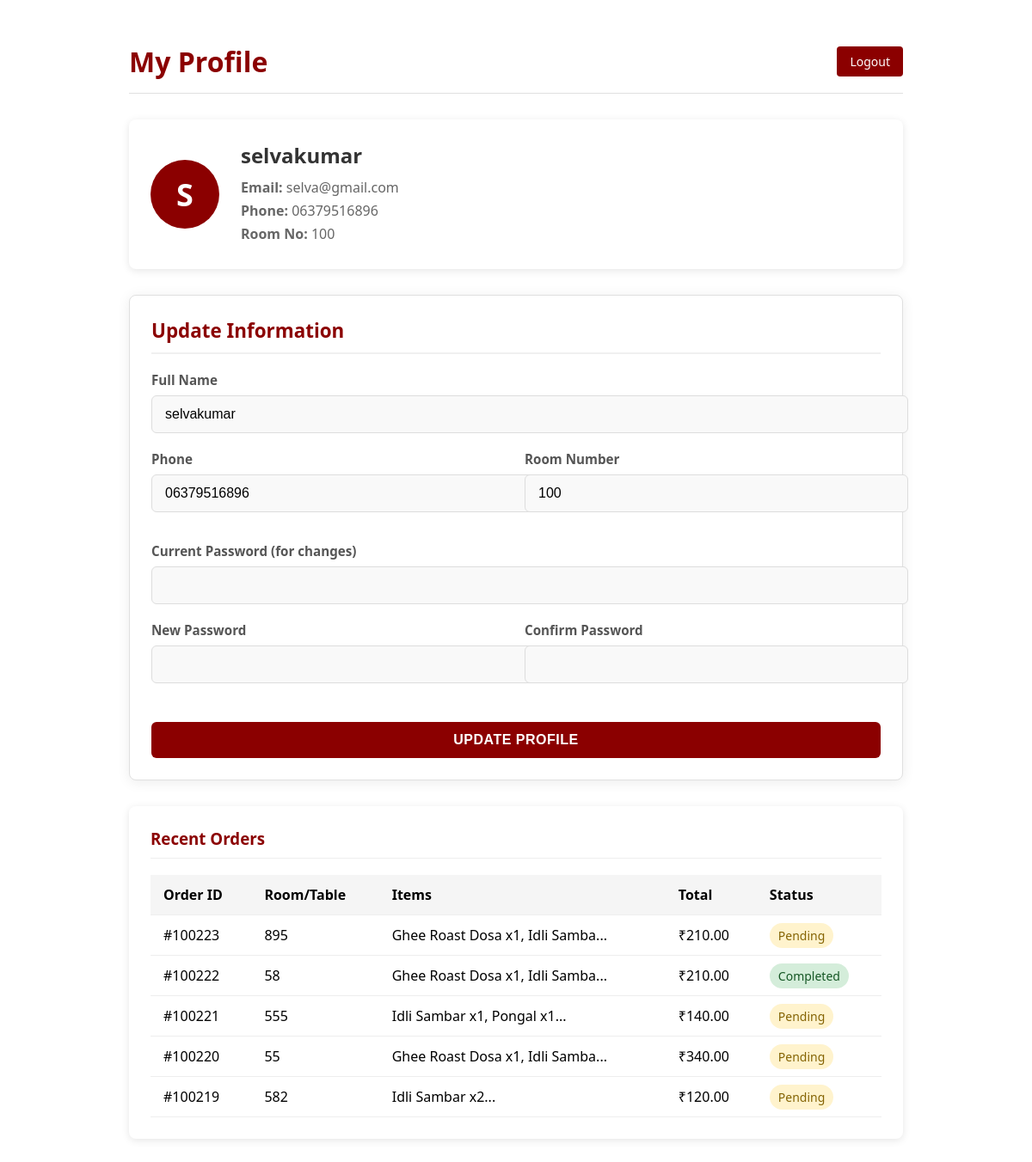
/HomePage/profile/profile.php (signed in), run on the app's committed database.
### tables this page shows
CREATE TABLE `users` (
  `id` int(11) NOT NULL,
  `fullname` varchar(100) NOT NULL,
  `email` varchar(100) NOT NULL,
  `phone` varchar(20) NOT NULL,
  `room_number` varchar(10) NOT NULL,
  `password` varchar(255) NOT NULL,
  `created_at` datetime NOT NULL,
  `username` varchar(50) DEFAULT NULL,
  `role` varchar(20) DEFAULT 'guest'
);

CREATE TABLE `bills` (
  `order_id` int(11) NOT NULL,
  `user_email` varchar(255) DEFAULT NULL,
  `waiting_id` varchar(12) DEFAULT NULL,
  `location_type` enum('table','room','takeaway') NOT NULL,
  `location_number` int(11) NOT NULL,
  `arrival_time` time DEFAULT NULL,
  `customer_name` varchar(100) NOT NULL,
  `customer_phone` varchar(15) DEFAULT NULL,
  `items` text NOT NULL,
  `item_ids` varchar(255) DEFAULT NULL,
  `quantity` int(11) NOT NULL,
  `total_amount` decimal(10,2) NOT NULL,
  `status` enum('pending','completed','cancelled') DEFAULT 'pending',
  `order_date` timestamp NOT NULL DEFAULT current_timestamp()
);

### HomePage/profile/profile.php (the view, shortened to what this page needs)
<?php
require_once '../profile/includes/db_connect.php';
try {
    $stmt = $conn->prepare("SELECT * FROM users WHERE id = :user_id");
    $stmt->bindParam(':user_id', $_SESSION['user_id'], PDO::PARAM_INT);
    $stmt->execute();
    $user = $stmt->fetch(PDO::FETCH_ASSOC);
    $stmt = $conn->prepare("
        SELECT order_id, location_number, items, total_amount, status, order_date
        FROM bills
        WHERE user_email = :email
        ORDER BY order_date DESC
        LIMIT 5
    ");
    $stmt->bindParam(':email', $user['email'], PDO::PARAM_STR);
    $stmt->execute();
    $orders = $stmt->fetchAll(PDO::FETCH_ASSOC);
} catch (PDOException $e) {
    die("Database error: " . $e->getMessage());
} catch (Exception $e) {
    die("Error: " . $e->getMessage());
}
?>
<!DOCTYPE html>
<html lang="en">
<head>
    <link rel="stylesheet" href="profile.css">
</head>
<body>
    <div class="profile-container">
        <header class="profile-header">
            <h1>My Profile</h1>
            <a href="../../forms/logout.php" class="logout-btn">Logout</a>
        </header>
        <div class="profile-card">
            <div class="avatar">
                <?php echo strtoupper(substr($user['fullname'], 0, 1)); ?>
            </div>
            <div class="profile-info">
                <h2><?php echo htmlspecialchars($user['fullname']); ?></h2>
                <p><strong>Email:</strong> <?php echo htmlspecialchars($user['email']); ?></p>
                <p><strong>Phone:</strong> <?php echo htmlspecialchars($user['phone']); ?></p>
                <p><strong>Room No:</strong> <?php echo htmlspecialchars($user['room_number']); ?></p>
            </div>
        </div>
        <form class="update-form" action="update_profile.php" method="POST">
            <h3>Update Information</h3>
            <div class="form-group">
                <label for="fullname">Full Name</label>
                <input type="text" id="fullname" name="fullname" value="<?php echo htmlspecialchars($user['fullname']); ?>" required>
            </div>
            <div class="form-row">
                <div class="form-group">
                    <label for="phone">Phone</label>
                    <input type="tel" id="phone" name="phone" value="<?php echo htmlspecialchars($user['phone']); ?>" required>
                </div>
                <div class="form-group">
                    <label for="room_number">Room Number</label>
                    <input type="text" id="room_number" name="room_number" value="<?php echo htmlspecialchars($user['room_number']); ?>" required>
                </div>
            </div>
            <div class="form-group">
                <label for="current_password">Current Password (for changes)</label>
                <input type="password" id="current_password" name="current_password">
            </div>
            <div class="form-row">
                <div class="form-group">
                    <label for="new_password">New Password</label>
                    <input type="password" id="new_password" name="new_password">
                </div>
                <div class="form-group">
                    <label for="confirm_password">Confirm Password</label>
                    <input type="password" id="confirm_password" name="confirm_password">
                </div>
            </div>
            <button type="submit" class="update-btn">Update Profile</button>
        </form>
        <div class="order-history">
            <h3>Recent Orders</h3>
            <?php if (!empty($orders)): ?>
                <table>
                    <thead>
                        <tr>
                            <th>Order ID</th>
                            <th>Room/Table</th>
                            <th>Items</th>
                            <th>Total</th>
                            <th>Status</th>
                        </tr>
                    </thead>
                    <tbody>
                        <?php foreach ($orders as $order): ?>
                        <tr>
                            <td>#<?php echo $order['order_id']; ?></td>
                            <td><?php echo $order['location_number']; ?></td>
                            <td><?php echo htmlspecialchars(substr($order['items'], 0, 30)); ?>...</td>
                            <td>₹<?php echo number_format($order['total_amount'], 2); ?></td>
                            <td>
                                <span class="status-badge <?php echo $order['status']; ?>">
                                    <?php echo ucfirst($order['status']); ?>
                                </span>
                            </td>
                        </tr>
                        <?php endforeach; ?>
                    </tbody>
                </table>
            <?php else: ?>
                <p class="no-orders">No recent orders found.</p>
            <?php endif; ?>
        </div>
    </div>
</body>
</html>

### HomePage/profile/profile.css (style rules this page uses)
.profile-container { max-width: 900px; margin: 30px auto; padding: 20px; font-family: 'Segoe UI', Tahoma, Geneva, Verdana, sans-serif; }
.profile-header { display: flex; justify-content: space-between; align-items: center; margin-bottom: 30px; padding-bottom: 15px; border-bottom: 1px solid #e0e0e0; }
.profile-header h1 { color: #8B0000; margin: 0; }
.logout-btn { background-color: #8B0000; color: white; padding: 8px 15px; border-radius: 4px; text-decoration: none; font-size: 14px; }
.profile-card { background: white; border-radius: 8px; padding: 25px; display: flex; align-items: center; margin-bottom: 30px; box-shadow: 0 2px 10px rgba(0,0,0,0.1); }
.avatar { width: 80px; height: 80px; background-color: #8B0000; color: white; border-radius: 50%; display: flex; align-items: center; justify-content: center; font-size: 36px; font-weight: bold; margin-right: 25px; }
.profile-info h2 { margin: 0 0 10px 0; color: #333; }
.profile-info p { margin: 5px 0; color: #666; }
.update-form { background: white; border-radius: 8px; padding: 25px; margin-bottom: 30px; box-shadow: 0 2px 10px rgba(0,0,0,0.1); }
.update-form h3 { margin-top: 0; color: #8B0000; border-bottom: 1px solid #eee; padding-bottom: 10px; }
.form-group { margin-bottom: 15px; }
.form-group label { display: block; margin-bottom: 5px; font-weight: 600; color: #555; }
.form-group input { width: 100%; padding: 10px; border: 1px solid #ddd; border-radius: 4px; font-size: 16px; }
.form-row { display: flex; gap: 15px; }
.form-row .form-group { flex: 1; }
.update-btn { background-color: #8B0000; color: white; border: none; padding: 10px 20px; border-radius: 4px; cursor: pointer; font-size: 16px; margin-top: 10px; }
.order-history { background: white; border-radius: 8px; padding: 25px; box-shadow: 0 2px 10px rgba(0,0,0,0.1); }
.order-history h3 { margin-top: 0; color: #8B0000; border-bottom: 1px solid #eee; padding-bottom: 10px; }
table { width: 100%; border-collapse: collapse; margin-top: 15px; }
th, td { padding: 12px 15px; text-align: left; border-bottom: 1px solid #eee; }
th { background-color: #f5f5f5; font-weight: 600; }
.status-badge { padding: 5px 10px; border-radius: 20px; font-size: 14px; font-weight: 500; }
.status-badge.pending { background-color: #FFF3CD; color: #856404; }
.status-badge.completed { background-color: #D4EDDA; color: #155724; }
.update-form { background: white; border-radius: 8px; padding: 25px; margin: 30px 0; box-shadow: 0 2px 15px rgba(0,0,0,0.08); border: 1px solid #e0e0e0; }
.update-form h3 { color: #8B0000; margin-top: 0; padding-bottom: 10px; border-bottom: 2px solid #f0f0f0; font-size: 1.4rem; margin-bottom: 20px; }
.form-group { margin-bottom: 20px; }
.form-group label { display: block; margin-bottom: 8px; font-weight: 600; color: #555; font-size: 0.95rem; }
.form-group input { width: 100%; padding: 12px 15px; border: 1px solid #ddd; border-radius: 6px; font-size: 1rem; transition: border 0.3s ease; background-color: #f9f9f9; }
.form-row { display: flex; gap: 20px; margin-bottom: 15px; }
.update-btn { background-color: #8B0000; color: white; border: none; padding: 12px 25px; border-radius: 6px; cursor: pointer; font-size: 1rem; font-weight: 600; text-transform: uppercase; letter-spacing: 0.5px; transition: all 0.3s ease; width: 100%; margin-top: 10px; }

### data on the page
users: fullname "S", fullname "selvakumar", email "selva@gmail.com", phone "06379516896", room_number "100"
bills: order_id "100223", location_number "895", items "Ghee Roast Dosa x1, Idli Samba", total_amount "210.00", status "Pending"
bills: order_id "100222", location_number "58", items "Ghee Roast Dosa x1, Idli Samba", total_amount "210.00", status "Completed"
bills: order_id "100221", location_number "555", items "Idli Sambar x1, Pongal x1", total_amount "140.00", status "Pending"
bills: order_id "100220", location_number "55", items "Ghee Roast Dosa x1, Idli Samba", total_amount "340.00", status "Pending"
bills: order_id "100219", location_number "582", items "Idli Sambar x2", total_amount "120.00", status "Pending"
